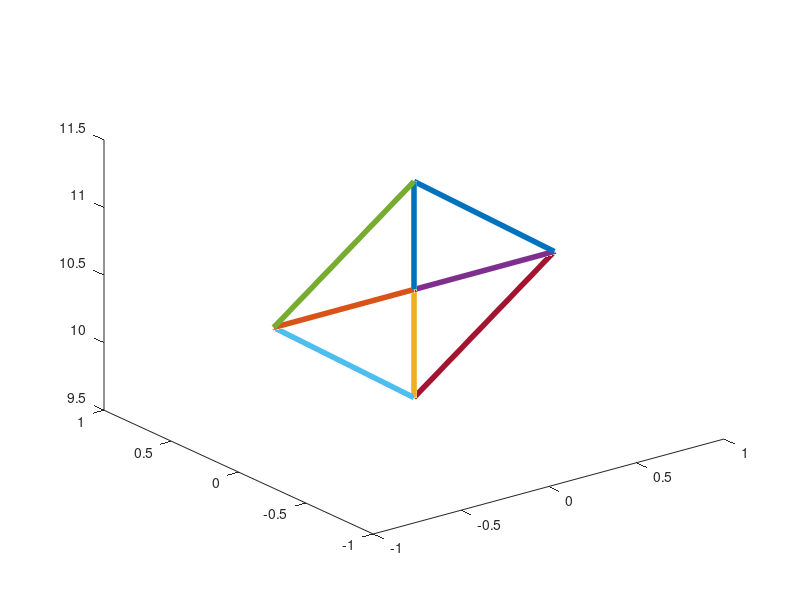

Write the MATLAB code that produced this figure. (Note: this script raises an error after producing the figure.)
close all; clear all; clc;
% building a flat bouncing ball that is rigid
NDIM = 3;

% number of nodes around the circumference of the ball
%n = 30;
n = 4; 

% initialize arrays
num_nodes = n+1;
num_links = 2*n;
jj = zeros(num_links,1);
kk = zeros(num_links,1);
X = zeros(num_nodes, NDIM);
U = zeros(num_nodes, NDIM);

% set physical parameters
RB = 0.8; % radius of ball
center = [0, 0, 10.5]; % initial location for ball center
M = ones(num_nodes,1);
M(1:n) = 5e3*ones(n,1); % mass of each node
M(end) = 5e-8; % mass of each node 
G = 50000; % magnitude of the gravitational force
Sg = 0.5; % strength of the force exerted by the ground

% set numerical parameters
dt = 1e-4;
end_time = 500*dt; %1e0;
timevec = 0:dt:end_time;

% set positions of nodes around the circumference of the ball
for k = 1:n
    theta = 2*pi*k/n;
    X(k,:) = center + RB*[cos(theta), 0, sin(theta)];
end
% set position of center
X(n+1,:) = center;

% set the initial velocities on the outer masses to make the ball spin
%for k = 1:n
%    theta = 2*pi*k/n;
%    U(k,:) = 1e5.*[-sin(theta), 0, cos(theta)];
%end

% naming index sets for the links
spokes = 1:n;
rimlinks = (n+1):2*n;

% build structure by creating links
jj(spokes) = 1:n;
kk(spokes) = n+1;
jj(rimlinks) = 1:n;
kk(rimlinks) = [2:n 1];

% plot initial structure
figure(1);
x = [X(jj,1) X(kk,1)];
y = [X(jj,2) X(kk,2)];
z = [X(jj,3) X(kk,3)];
plot3(x',y',z','linewidth',4)

% make a gravitational force
F_gravity = zeros(num_nodes, NDIM);
F_gravity(:,1) = 0;
F_gravity(:,2) = 0;
F_gravity(:,3) = 0; %-G.*M; 

% initialize the position of the center of mass
Xcm = (sum((M.*X))./sum(M))';

% initialize velocity center of mass
Ucm = (sum((M.*U))./sum(M))';

% initialize Xtwiddle
Xtwiddle = zeros(num_nodes,NDIM);
Xtwiddle = X - Xcm';

% initialize the angular velocity
L = zeros(NDIM,1);
L = [0; 1e9; 0];
%for k = 1:num_nodes
%    L = L + cross(Xtwiddle(k,:),U(k,:))';
%end	

% here is the timestep loop
centroid_position = zeros(length(timevec), NDIM);
for t = 1:length(timevec)

    % this just displays the current simulation time in the matlab window
    disp(timevec(t));	

    % compute moment of inertia tensor
    I = zeros(NDIM, NDIM);
    for k = 1:num_nodes
	I = I + M(k).*( (norm(Xtwiddle(k,:))^2).*eye(NDIM) - Xtwiddle(k,:)'*Xtwiddle(k,:) );
    end     

    % compute the angular velocity
    Omega = I\L;

    % normalize angular velocity if it is nonzero
    if(norm(Omega) > 100*eps)
         unit_Omega = Omega/norm(Omega);
         Omega_cross = [0 -Omega(3) Omega(2); Omega(3) 0 -Omega(1); -Omega(2) Omega(1) 0];
         P_Omega = unit_Omega*unit_Omega';
	 Xtwiddle = ( P_Omega*(Xtwiddle') + cos(norm(Omega)*dt).*(eye(NDIM) - P_Omega)*(Xtwiddle') + sin(norm(Omega)*dt).*(Omega_cross*(Xtwiddle'))./norm(Omega) )';
    end

    % compute net force and net torque
    net_force = zeros(NDIM,1);
    net_torque = zeros(NDIM,1);
    ground_force = F_ground(X,Sg);
    for l = 1:num_nodes
    	net_force = net_force + F_gravity(l,:)' + ground_force(l,:)';
        net_torque = net_torque + cross(Xtwiddle(l,:)', F_gravity(l,:)' + ground_force(l,:)');
    end	

    % update the position and velocity for the center of mass
    Ucm = Ucm + (dt/sum(M)).*net_force;
    Xcm = Xcm + dt.*Ucm;

    % update the angular momentum
    L = L + dt.*net_torque;    

    % update positions of individual masses
    X = Xtwiddle + Xcm';

    % store the position of centroid
    centroid_position(t,:) = X(n+1,:);

    % plot the current position of the ball
    figure(2);
    x = [X(jj,1) X(kk,1)];
    y = [X(jj,2) X(kk,2)];
    z = [X(jj,3) X(kk,3)];
    plot3(x',y',z','linewidth',4)
    xlim([-3 3])
    ylim([-1 1])
    zlim([0 12])
    pause(0.0001)

    % stop simulation if it blows up.
    if(norm(X)> 1e2)
      break
    end

end

figure(3); hold on
plot(timevec, centroid_position,'linewidth',2)
legend('x','y','z')

% function which defines the force on the ground, existing on the plane X_3 = 0
function Fg = F_ground(X,Sg)
    Fg = zeros(size(X));
    Fg(:,3) = (X(:,3) < 0).*(-Sg*X(:,3));
end

